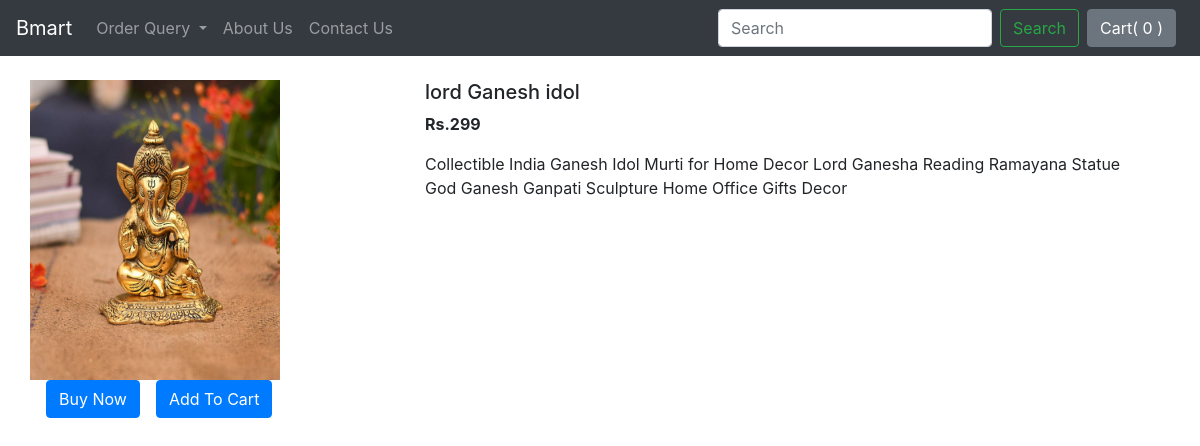
Page /Bmart/products/1 on the committed database.
### Bmart/models.py (models this page shows, shortened)
class Product(models.Model):
    product_id=models.AutoField
    product_name = models.CharField(max_length=50)
    desc = models.CharField(max_length=700)
    pub_date= models.DateField()
    category=models.CharField(max_length=50, default="")
    subcategory=models.CharField(max_length=50,default="")
    price= models.IntegerField(default=0)
    image=models.ImageField(upload_to='Bmart/images',default="")

### Bmart/views.py (the view)
# urls.py: path("products/<int:myid>", views.products, name="products"),
def products(request, myid):
    product=Product.objects.filter(id=myid)
    return render(request, 'mart/prodView.html', {'product1':product[0]})

### Bmart/templates/mart/prodView.html (shortened to what this page needs)
{% extends 'mart/basic.html' %}
{% block body %}
<div class="container my-4">
    <div class="row">
    <div class="col-md-4">
    <div class="row">
       <img src="/media//{{product1.image}}" width="250px" height="300px">
    </div>
    <div class="row">
        <button class="btn btn-primary mx-3">Buy Now</button>
        <span id="divpr{{i.id}}" class="divpr">
            <button id= "pr{{i.id}}" class="btn btn-primary cart">Add To Cart</button>
          </span>
    </div>
</div>
<div class="col-md-8">
    <h5>{{product1.product_name}}</h5>
    <p><b>Rs.{{product1.price}} </b></p>
    <p>{{product1.desc}}</p>
</div>
</div>
</div>
{% endblock %}

### rows in the picture
Product: image (picture), product_name "lord Ganesh idol", price "299", desc "Collectible India Ganesh Idol Murti for Home Decor Lord Ganesha Reading Ramayana Statue God Ganesh Ganpati Sculpture Home Office Gifts Decor"
